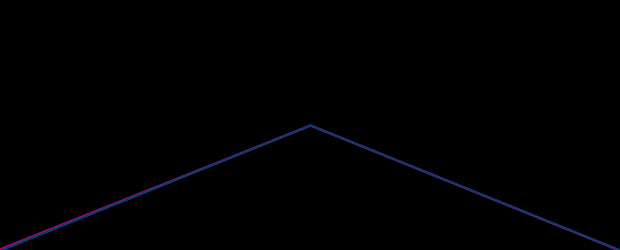
Frame 1 (no input)
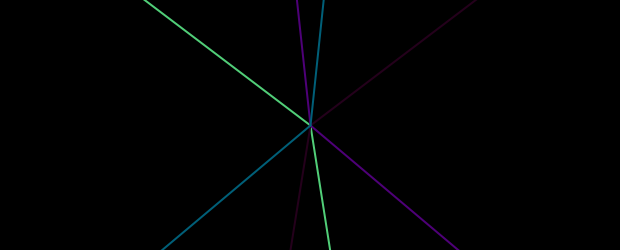
Frame 60 (the mouse pressed at the canvas centre just before this capture)
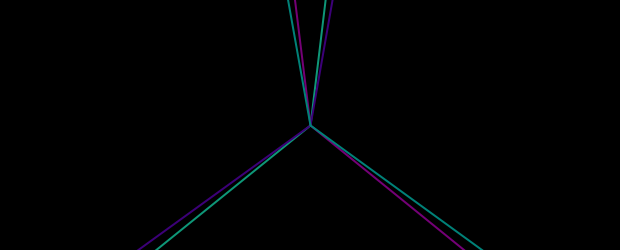
Frame 120 (the mouse held since frame 60 and released just before this capture)

The Processing sketch that drew these frames (run headless with seeded random() and noise(); from frame 60 on, the mouse is pressed at the canvas centre):

// Processing sketch: processing_136732
// ── processing_136732.pde

/*Rotation is a bit strange.  It seems simple enough, just remember that
 rotation 'rotates' around the point (0,0).  So, you are rotating the entire
 matrix around the upper left hand corner of the window.  For example:  */
int rotation;

void setup() {
  size(620, 250);
  background(0);
  rotation = 0;
}

void draw() {
  strokeWeight(2);

  background(0);
  stroke(255);

  if (rotation < 360) {

    pushMatrix();
    stroke(random(100), random(255), 120);
    translate(width/2, height/2);
    rotate(radians(rotation));
    line(0, 0, width/2, height/2);
    line(0, 0, -width/2, height/2);
    popMatrix();

    pushMatrix();
    stroke(random(200), 0, random(120));
    translate(width/2, height/2);
    rotate(radians(360 - rotation));
    line(0, 0, width/2, height/2);
    line(0, 0, -width/2, height/2);
    popMatrix();

    pushMatrix();
    stroke(random(200), 0, 120);
    translate(width/2, height/2);
    rotate(radians(360 - rotation * 2));
    line(0, 0, width/2, height/2);
    line(0, 0, -width/2, height/2);
    popMatrix();

    pushMatrix();
    stroke(0, random(200), 120);
    translate(width/2, height/2);
    rotate(radians(rotation * 2));
    line(0, 0, width/2, height/2);
    line(0, 0, -width/2, height/2);
    popMatrix();


    rotation++;
  }

  if (rotation >= 360) {
    rotation = 0;
  }
}
